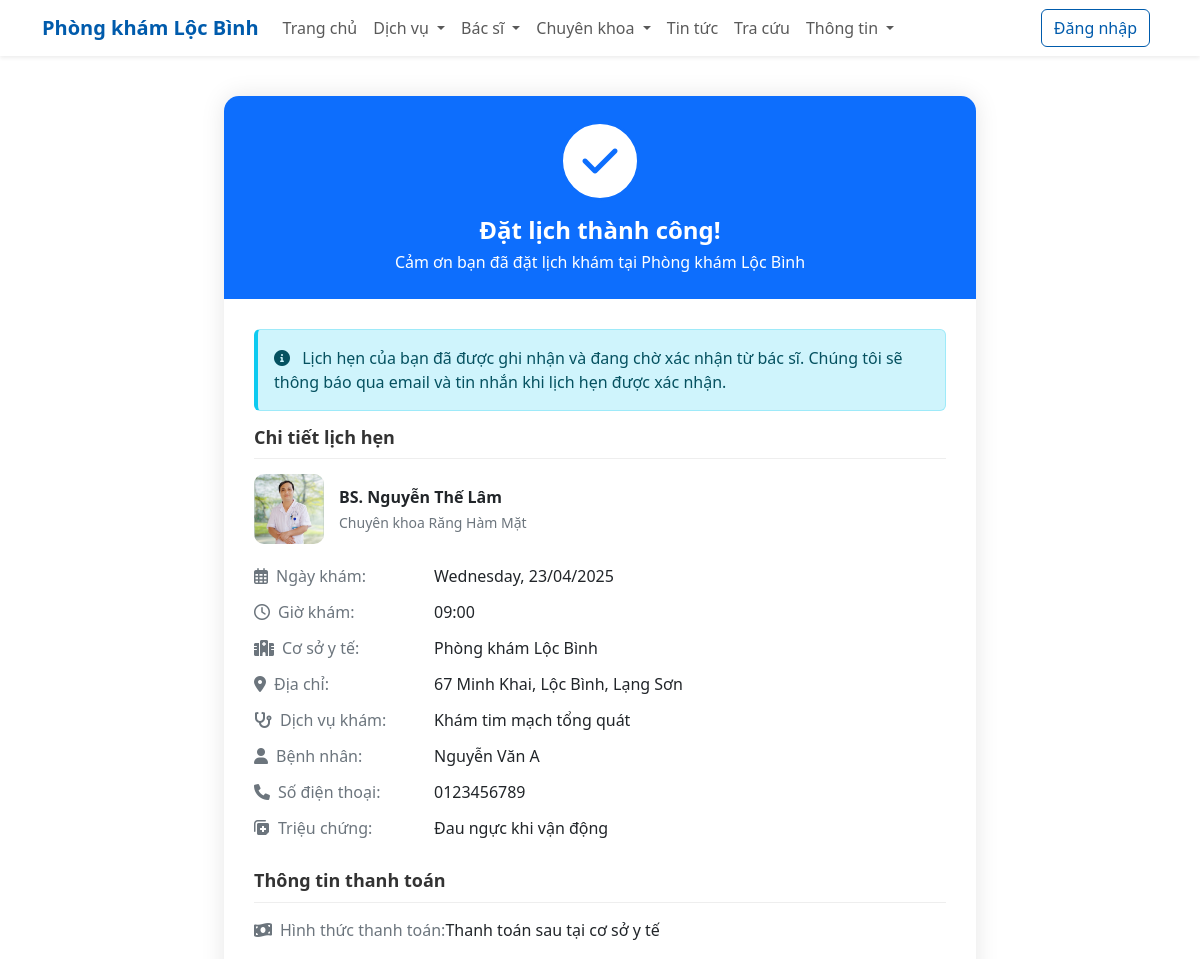
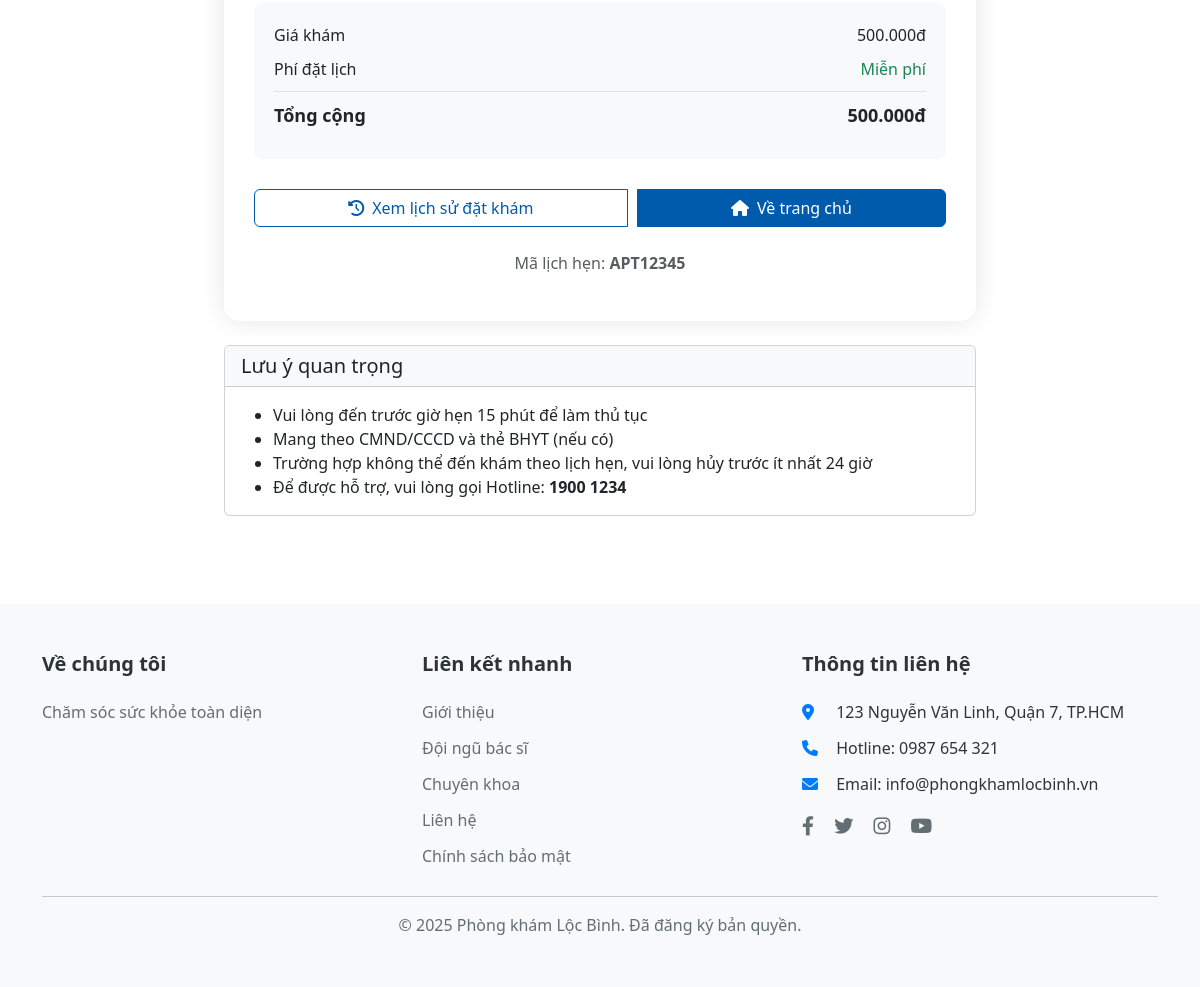
Page /xacnhan_datlich.php?id=1 on the committed database (2 pictures, top to bottom).
### tables this page shows
CREATE TABLE lichhen (
    id INT AUTO_INCREMENT PRIMARY KEY,
    ma_lichhen VARCHAR(20) UNIQUE NOT NULL,
    benhnhan_id INT NOT NULL,
    bacsi_id INT NOT NULL,
    dichvu_id INT,
    ngay_hen DATE NOT NULL,
    gio_hen TIME NOT NULL,
    ly_do TEXT,
    phi_kham DECIMAL(10, 2),
    trang_thai ENUM('pending', 'confirmed', 'completed', 'cancelled') DEFAULT 'pending',
    thoi_diem_hoanthanh DATETIME,
    thoi_diem_huy DATETIME,
    ghi_chu TEXT,
    phong_kham VARCHAR(50),
    ngay_tao DATETIME DEFAULT CURRENT_TIMESTAMP,
    ngay_capnhat DATETIME DEFAULT NULL ON UPDATE CURRENT_TIMESTAMP,
    FOREIGN KEY (benhnhan_id) REFERENCES benhnhan(id) ON DELETE CASCADE,
    FOREIGN KEY (bacsi_id) REFERENCES bacsi(id) ON DELETE CASCADE,
    FOREIGN KEY (dichvu_id) REFERENCES dichvu(id) ON DELETE SET NULL
);

CREATE TABLE bacsi (
    id INT AUTO_INCREMENT PRIMARY KEY,
    nguoidung_id INT,
    ho_ten VARCHAR(100) NOT NULL,
    chuyenkhoa_id INT,
    nam_sinh INT,
    gioi_tinh ENUM('Nam', 'Nữ', 'Khác') DEFAULT 'Nam',
    dien_thoai VARCHAR(20),
    email VARCHAR(100),
    dia_chi TEXT,
    hinh_anh VARCHAR(255),
    mo_ta TEXT,
    bang_cap TEXT,
    kinh_nghiem TEXT,
    ngay_tao DATETIME DEFAULT CURRENT_TIMESTAMP,
    ngay_capnhat DATETIME DEFAULT NULL ON UPDATE CURRENT_TIMESTAMP,
    FOREIGN KEY (nguoidung_id) REFERENCES nguoidung(id) ON DELETE SET NULL,
    FOREIGN KEY (chuyenkhoa_id) REFERENCES chuyenkhoa(id) ON DELETE SET NULL
);

CREATE TABLE dichvu (
    id INT AUTO_INCREMENT PRIMARY KEY,
    ten_dichvu VARCHAR(150) NOT NULL,
    chuyenkhoa_id INT,
    gia_coban DECIMAL(10, 2) NOT NULL,
    hinh_anh VARCHAR(255),
    mota_ngan TEXT,
    chi_tiet TEXT,
    trangthai TINYINT DEFAULT 1,
    ngay_tao DATETIME DEFAULT CURRENT_TIMESTAMP,
    ngay_capnhat DATETIME DEFAULT NULL ON UPDATE CURRENT_TIMESTAMP,
    FOREIGN KEY (chuyenkhoa_id) REFERENCES chuyenkhoa(id) ON DELETE SET NULL
);

CREATE TABLE benhnhan (
    id INT AUTO_INCREMENT PRIMARY KEY,
    nguoidung_id INT,
    ho_ten VARCHAR(100) NOT NULL,
    nam_sinh INT NOT NULL,
    gioi_tinh ENUM('Nam', 'Nữ', 'Khác') DEFAULT 'Nam',
    dien_thoai VARCHAR(20) NOT NULL,
    email VARCHAR(100),
    dia_chi TEXT,
    cmnd_cccd VARCHAR(20),
    nhom_mau VARCHAR(10),
    di_ung TEXT,
    ngay_tao DATETIME DEFAULT CURRENT_TIMESTAMP,
    ngay_capnhat DATETIME DEFAULT NULL ON UPDATE CURRENT_TIMESTAMP,
    FOREIGN KEY (nguoidung_id) REFERENCES nguoidung(id) ON DELETE SET NULL
);

### xacnhan_datlich.php (the view, shortened to what this page needs)
<?php
require_once 'includes/db_connect.php';
require_once 'includes/functions.php';
if (isset($_GET['id'])) {
    $appointment_id = $_GET['id'];
    $stmt = $conn->prepare(
        "SELECT l.*, bn.ho_ten AS bn_hoten, bn.dien_thoai AS bn_phone, b.ho_ten AS bs_hoten, ds.ten_dichvu, ds.gia_coban
         FROM lichhen l
         LEFT JOIN benhnhan bn ON l.benhnhan_id = bn.id
         LEFT JOIN bacsi b ON l.bacsi_id = b.id
         LEFT JOIN dichvu ds ON l.dichvu_id = ds.id
         WHERE l.id = ?"
    );
    $stmt->bind_param("i", $appointment_id);
} else {
    header('Location: index.php');
    exit;
}
$stmt->execute();
$res = $stmt->get_result();
$booking = $res->fetch_assoc();
$ngay = date('l, d/m/Y', strtotime($booking['ngay_hen']));
$gio = date('H:i', strtotime($booking['gio_hen']));
$gia_kham = number_format($booking['gia_coban'], 0, ',', '.') . 'đ';
?>
<!DOCTYPE html>
<html lang="vi">
<head>
    <link rel="stylesheet" href="assets/css/style.css">
    <link href="https://cdn.jsdelivr.net/npm/bootstrap@5.3.0/dist/css/bootstrap.min.css" rel="stylesheet">
    <link rel="stylesheet" href="https://cdnjs.cloudflare.com/ajax/libs/font-awesome/6.0.0/css/all.min.css">
</head>
<body>
    <?php include 'includes/header.php'; ?>
    <div class="container confirm-container">
        <div class="row justify-content-center">
            <div class="col-lg-8">
                <div class="confirm-card">
                    <div class="confirm-header">
                        <div class="confirm-success-icon">
                            <i class="fas fa-check"></i>
                        </div>
                        <h1>Đặt lịch thành công!</h1>
                        <p>Cảm ơn bạn đã đặt lịch khám tại Phòng khám Lộc Bình</p>
                    </div>
                    <div class="confirm-content">
                        <div class="alert alert-info">
                            <i class="fas fa-info-circle me-2"></i> Lịch hẹn của bạn đã được ghi nhận và đang chờ xác nhận từ bác sĩ. Chúng tôi sẽ thông báo qua email và tin nhắn khi lịch hẹn được xác nhận.
                        </div>
                        <div class="appointment-summary">
                            <h2 class="summary-title">Chi tiết lịch hẹn</h2>
                            <div class="doctor-info">
                                <div class="doctor-avatar">
                                    <img src="assets/img/bsi_rang.jpg" alt="Bác sĩ">
                                </div>
                                <div>
                                    <div class="doctor-name"><?php echo $booking['bs_hoten']; ?></div>
                                    <div class="doctor-specialty">Chuyên khoa Răng Hàm Mặt</div>
                                </div>
                            </div>
                            <div class="summary-item">
                                <div class="summary-label"><i class="far fa-calendar-alt me-2"></i>Ngày khám:</div>
                                <div class="summary-value"><?php echo $ngay; ?></div>
                            </div>
                            <div class="summary-item">
                                <div class="summary-label"><i class="far fa-clock me-2"></i>Giờ khám:</div>
                                <div class="summary-value"><?php echo $gio; ?></div>
                            </div>
                            <div class="summary-item">
                                <div class="summary-label"><i class="fas fa-hospital me-2"></i>Cơ sở y tế:</div>
                                <div class="summary-value">Phòng khám Lộc Bình</div>
                            </div>
                            <div class="summary-item">
                                <div class="summary-label"><i class="fas fa-map-marker-alt me-2"></i>Địa chỉ:</div>
                                <div class="summary-value">67 Minh Khai, Lộc Bình, Lạng Sơn</div>
                            </div>
                            <div class="summary-item">
                                <div class="summary-label"><i class="fas fa-stethoscope me-2"></i>Dịch vụ khám:</div>
                                <div class="summary-value"><?php echo $booking['ten_dichvu']; ?></div>
                            </div>
                            <div class="summary-item">
                                <div class="summary-label"><i class="fas fa-user me-2"></i>Bệnh nhân:</div>
                                <div class="summary-value"><?php echo $booking['bn_hoten']; ?></div>
                            </div>
                            <div class="summary-item">
                                <div class="summary-label"><i class="fas fa-phone me-2"></i>Số điện thoại:</div>
                                <div class="summary-value"><?php echo $booking['bn_phone']; ?></div>
                            </div>
                            <div class="summary-item">
                                <div class="summary-label"><i class="fas fa-notes-medical me-2"></i>Triệu chứng:</div>
                                <div class="summary-value"><?php echo $booking['ly_do']; ?></div>
                            </div>
                        </div>
                        <div class="payment-summary">
                            <h2 class="summary-title">Thông tin thanh toán</h2>
                            <div class="summary-item">
                                <div class="summary-label"><i class="fas fa-money-bill-wave me-2"></i>Hình thức thanh toán:</div>
                                <div class="summary-value">Thanh toán sau tại cơ sở y tế</div>
                            </div>
                            <div class="price-details">
                                <div class="price-row">
                                    <span>Giá khám</span>
                                    <span><?php echo $gia_kham; ?></span>
                                </div>
                                <div class="price-row">
                                    <span>Phí đặt lịch</span>
                                    <span class="text-success">Miễn phí</span>
                                </div>
                                <div class="price-row total">
                                    <span>Tổng cộng</span>
                                    <span><?php echo $gia_kham; ?></span>
                                </div>
                            </div>
                        </div>
                        <div class="btn-group">
                            <a href="lichsu_datlich.php" class="btn btn-outline-primary">
                                <i class="fas fa-history me-2"></i>Xem lịch sử đặt khám
                            </a>
                            <a href="index.php" class="btn btn-primary">
                                <i class="fas fa-home me-2"></i>Về trang chủ
                            </a>
                        </div>
                        <div class="mt-4">
                            <p class="text-center text-muted">Mã lịch hẹn: <span class="fw-bold"><?php echo $booking['ma_lichhen']; ?></span></p>
                        </div>
                    </div>
                </div>
                <div class="card mt-4">
                    <div class="card-header bg-light">
                        <h5 class="mb-0">Lưu ý quan trọng</h5>
                    </div>
                    <div class="card-body">
                        <ul class="mb-0">
                            <li>Vui lòng đến trước giờ hẹn 15 phút để làm thủ tục</li>
                            <li>Mang theo CMND/CCCD và thẻ BHYT (nếu có)</li>
                            <li>Trường hợp không thể đến khám theo lịch hẹn, vui lòng hủy trước ít nhất 24 giờ</li>
                            <li>Để được hỗ trợ, vui lòng gọi Hotline: <strong>1900 1234</strong></li>
                        </ul>
                    </div>
                </div>
            </div>
        </div>
    </div>
    <?php include 'includes/footer.php'; ?>
</body>
</html>

### assets/css/style.css (style rules this page uses)
:root { --primary-color: #007bff; --secondary-color: #6c757d; --success-color: #28a745; --danger-color: #dc3545; --warning-color: #ffc107; --info-color: #17a2b8; --light-color: #f8f9fa; --dark-color: #343a40; }
* { margin: 0; padding: 0; box-sizing: border-box; }
body { font-family: 'Segoe UI', Tahoma, Geneva, Verdana, sans-serif; line-height: 1.6; color: #333; }
a { text-decoration: none; color: var(--primary-color); }
img { max-width: 100%; height: auto; }
.container { max-width: 1200px; margin: 0 auto; padding: 0 15px; }
.btn { display: inline-block; padding: 0.5rem 1rem; border-radius: 5px; transition: all 0.3s ease; border: none; cursor: pointer; }
.btn-primary { background-color: var(--primary-color); color: white; }
.btn-outline-primary { border: 1px solid var(--primary-color); color: var(--primary-color); background-color: transparent; }

### xacnhan_datlich.php (style rules this page uses)
.confirm-container { padding: 40px 0; }
.confirm-card { border-radius: 15px; box-shadow: 0 0 25px rgba(0, 0, 0, 0.1); overflow: hidden; background-color: #fff; }
.confirm-header { background-color: #0d6efd; color: white; padding: 25px; text-align: center; position: relative; }
.confirm-header h1 { font-size: 24px; font-weight: 600; margin-bottom: 5px; }
.confirm-header p { margin-bottom: 0; font-size: 16px; }
.confirm-success-icon { width: 80px; height: 80px; background-color: #fff; border-radius: 50%; display: flex; align-items: center; justify-content: center; font-size: 40px; color: #0d6efd; margin: 0 auto 15px; border: 3px solid #0d6efd; }
.confirm-content { padding: 30px; }
.appointment-summary { margin-bottom: 30px; }
.summary-title { font-size: 18px; font-weight: 600; margin-bottom: 15px; color: #333; padding-bottom: 10px; border-bottom: 1px solid #eee; }
.summary-item { display: flex; margin-bottom: 12px; }
.summary-label { min-width: 180px; color: #6c757d; font-weight: 500; }
.summary-value { font-weight: 500; flex-grow: 1; }
.alert-info { border-left: 4px solid #0dcaf0; }
.doctor-avatar { width: 70px; height: 70px; border-radius: 10px; overflow: hidden; margin-right: 15px; }
.doctor-avatar img { width: 100%; height: 100%; object-fit: cover; }
.doctor-info { display: flex; align-items: center; margin-bottom: 20px; }
.doctor-name { font-weight: 600; margin-bottom: 3px; }
.doctor-specialty { color: #6c757d; font-size: 14px; }
.price-details { background-color: #f8f9fa; border-radius: 8px; padding: 20px; margin-top: 20px; }
.price-row { display: flex; justify-content: space-between; margin-bottom: 10px; }
.price-row.total { border-top: 1px solid #dee2e6; padding-top: 10px; margin-top: 10px; font-weight: 600; font-size: 18px; }
.btn-group { margin-top: 30px; display: flex; gap: 10px; }

### rows in the picture
lichhen: bacsi.ho_ten "BS. Nguyễn Thế Lâm", ngay_hen "Wednesday, 23/04/2025", gio_hen "09:00", dichvu.ten_dichvu "Khám tim mạch tổng quát", benhnhan.ho_ten "Nguyễn Văn A", benhnhan.dien_thoai "0123456789", ly_do "Đau ngực khi vận động", dichvu.gia_coban "500.000đ", ma_lichhen "APT12345"

### other values in the picture
$site_name "Phòng khám Lộc Bình"
$site_description "Chăm sóc sức khỏe toàn diện"
$site_address "123 Nguyễn Văn Linh, Quận 7, TP.HCM"
$site_phone "0987 654 321"
$site_email "info@phongkhamlocbinh.vn"
